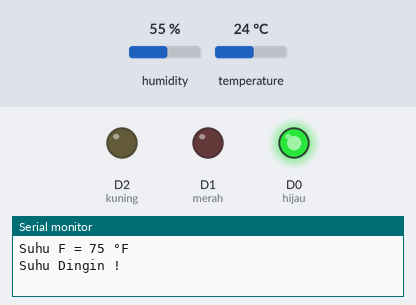
Recording of a sketch running on a simulated ESP8266 (NodeMCU). On the bench: output pins drawn as LEDs (lit = HIGH), the last lines printed to the serial monitor. The inputs (shaded band) are chosen by the test bench; at power-on: temperature 24 °C, humidity 55 %.

Above: at 1.7 s.
1.8 s: temperature set to 26 °C
At 4.6 s:
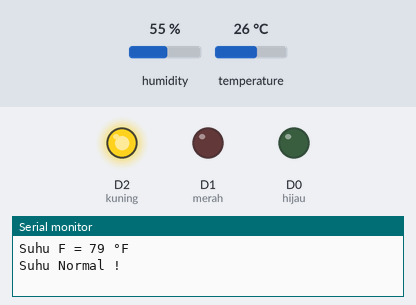
5.7 s: temperature set to 29 °C
At 7.8 s:
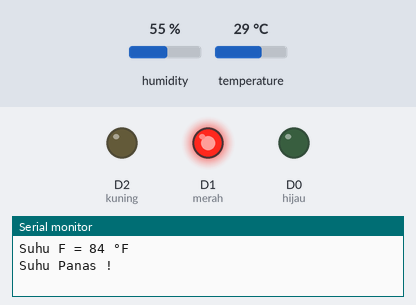
9.6 s: temperature set to 31 °C
At 13.0 s:
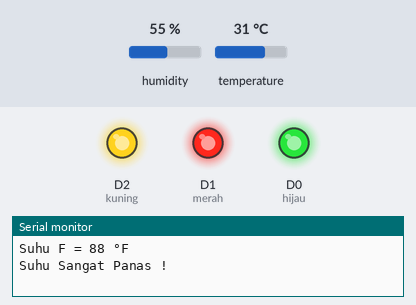
14.1 s: temperature set to 12 °C
At 16.2 s:
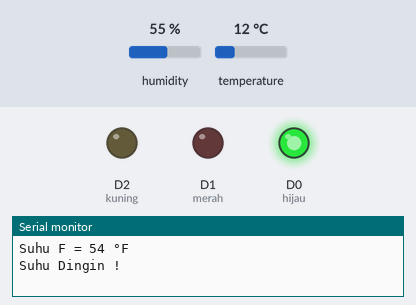
18.0 s: temperature set to 28 °C
At 19.4 s:
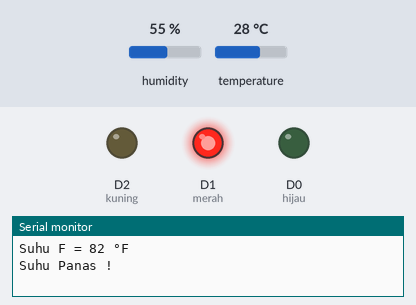
Timing chart, 0 to 21.0 s (numbered marks = the images above; inputs shaded):
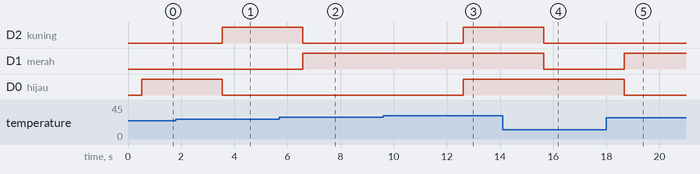

Measured:
- the behaviour switches between 24 and 25 °C on temperature (found by bisection; images 0 and 1)
- the behaviour switches between 27 and 28 °C on temperature (found by bisection; images 1 and 2)
- the behaviour switches between 29 and 30 °C on temperature (found by bisection; images 2 and 3)
- after the input at 1.8 s, D2 (kuning): LOW → HIGH after 1.7 s; D0 (hijau): HIGH → LOW after 1.7 s
- after the input at 5.7 s, D2 (kuning): HIGH → LOW after 0.87 s; D1 (merah): LOW → HIGH after 0.87 s
- after the input at 9.6 s, D2 (kuning), D0 (hijau): LOW → HIGH after 3.0 s
- after the input at 14.1 s, D2 (kuning), D1 (merah): HIGH → LOW after 1.5 s
- after the input at 18.0 s, D1 (merah): LOW → HIGH after 0.67 s; D0 (hijau): HIGH → LOW after 0.67 s

The sketch:

Tugas2.ino
```cpp
#include <dht.h>

int sensorSuhu = D4; //sesuaikan dengan GPIO pin yang anda gunakan
int temperature;
int humidity;
int merah = D1;
int kuning = D2;
int hijau = D0;
dht DHT;

void setup() {
  Serial.begin(115200);
  Serial.println("Praktikum sensor suhu dan kelembaban");
  pinMode(merah, OUTPUT);
  pinMode(hijau, OUTPUT);
  pinMode(kuning, OUTPUT);
  delay(500);
}

double Fahrenheit(double celsius) {
  return (int)round(1.8 * celsius + 32);
}

void loop() {
  DHT.read11(sensorSuhu);
  temperature = (int)round(DHT.temperature);
  humidity = DHT.humidity;
  Serial.print("Kelembaban udara = ");
  Serial.print(humidity);
  Serial.print(" %");
  Serial.println(" ");
  Serial.print("Suhu C = ");
  Serial.print(temperature);
  Serial.print(" °C ");
  Serial.println(" ");
  Serial.print("Suhu F = ");
  Serial.print((int)round(Fahrenheit(temperature)));
  Serial.println(" °F ");

  if (temperature >= 30) {
    digitalWrite(hijau, HIGH);
    digitalWrite(kuning, HIGH);
    digitalWrite(merah, HIGH);
    Serial.println("Suhu Sangat Panas ! ");
  } else if (temperature > 27 && temperature <= 29 ) {
    digitalWrite(kuning, LOW);
    digitalWrite(hijau, LOW);
    digitalWrite(merah, HIGH);
    Serial.println("Suhu Panas ! ");
  } else if (temperature > 24 && temperature <= 27 ) {
    digitalWrite(merah, LOW);
    digitalWrite(hijau, LOW);
    digitalWrite(kuning, HIGH);
    Serial.println("Suhu Normal ! ");
  } else if (temperature <= 25) {
    digitalWrite(kuning, LOW);
    digitalWrite(merah, LOW);
    digitalWrite(hijau, HIGH);
    Serial.println("Suhu Dingin ! ");
  }

  Serial.println(" ");
  delay(3000);
}
```
